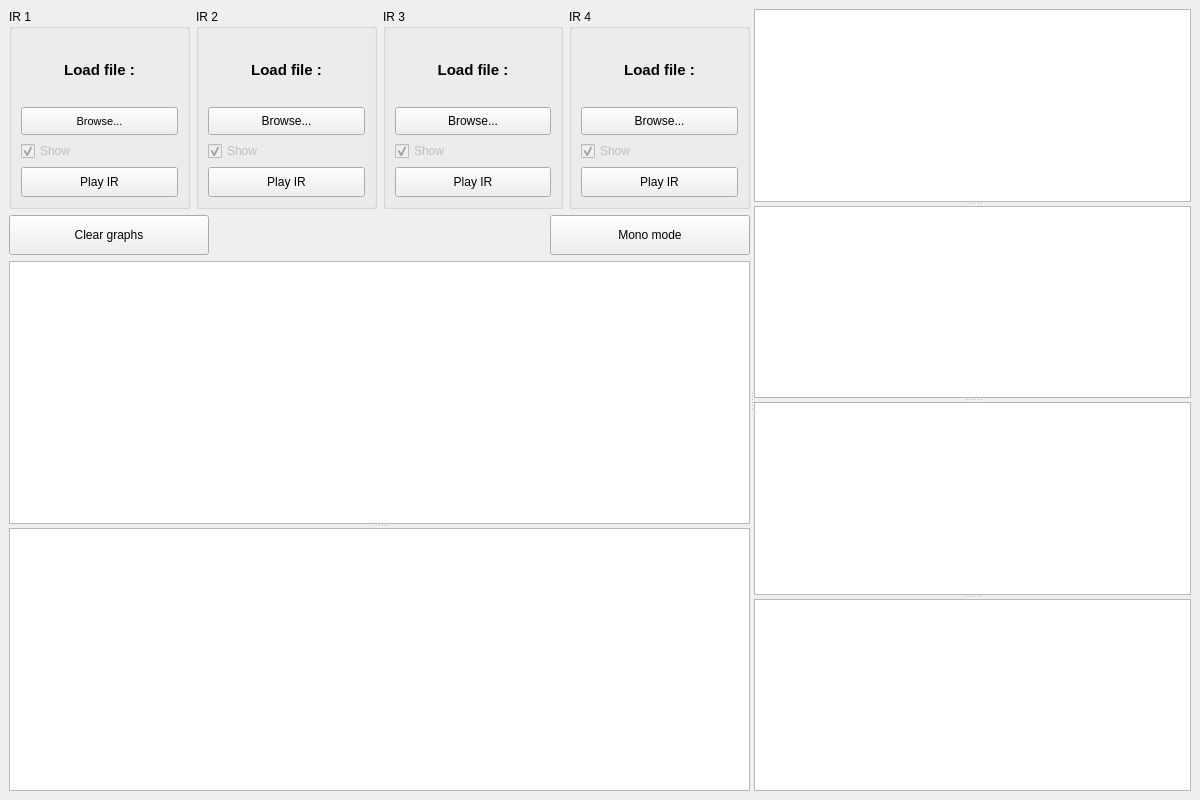
<?xml version="1.0" encoding="UTF-8"?>
<ui version="4.0">
 <class>MainWindow</class>
 <widget class="QMainWindow" name="MainWindow">
  <property name="geometry">
   <rect>
    <x>0</x>
    <y>0</y>
    <width>1200</width>
    <height>800</height>
   </rect>
  </property>
  <property name="minimumSize">
   <size>
    <width>1000</width>
    <height>500</height>
   </size>
  </property>
  <property name="windowTitle">
   <string>IR Visualizer - STEREO MODE</string>
  </property>
  <property name="windowIcon">
   <iconset>
    <normaloff>Visualizer_icon.ico</normaloff>Visualizer_icon.ico</iconset>
  </property>
  <widget class="QWidget" name="centralwidget">
   <property name="minimumSize">
    <size>
     <width>250</width>
     <height>0</height>
    </size>
   </property>
   <layout class="QHBoxLayout" name="horizontalLayout_3">
    <item>
     <widget class="QSplitter" name="splitter_3">
      <property name="orientation">
       <enum>Qt::Horizontal</enum>
      </property>
      <widget class="QWidget" name="">
       <layout class="QVBoxLayout" name="verticalLayout">
        <item>
         <widget class="QWidget" name="widget" native="true">
          <property name="minimumSize">
           <size>
            <width>0</width>
            <height>200</height>
           </size>
          </property>
          <property name="maximumSize">
           <size>
            <width>16777215</width>
            <height>200</height>
           </size>
          </property>
          <layout class="QHBoxLayout" name="horizontalLayout_2">
           <property name="leftMargin">
            <number>0</number>
           </property>
           <property name="topMargin">
            <number>0</number>
           </property>
           <property name="rightMargin">
            <number>0</number>
           </property>
           <property name="bottomMargin">
            <number>0</number>
           </property>
           <item>
            <layout class="QHBoxLayout" name="horizontalLayout" stretch="1,1,1,1">
             <item>
              <widget class="QGroupBox" name="ir1_box">
               <property name="sizePolicy">
                <sizepolicy hsizetype="Preferred" vsizetype="Minimum">
                 <horstretch>0</horstretch>
                 <verstretch>0</verstretch>
                </sizepolicy>
               </property>
               <property name="minimumSize">
                <size>
                 <width>0</width>
                 <height>150</height>
                </size>
               </property>
               <property name="maximumSize">
                <size>
                 <width>16777215</width>
                 <height>16777215</height>
                </size>
               </property>
               <property name="title">
                <string>IR 1</string>
               </property>
               <layout class="QVBoxLayout" name="verticalLayout_6" stretch="0,0,0,0">
                <item>
                 <widget class="QLabel" name="label1">
                  <property name="font">
                   <font>
                    <pointsize>11</pointsize>
                    <weight>75</weight>
                    <bold>true</bold>
                   </font>
                  </property>
                  <property name="text">
                   <string>Load file :</string>
                  </property>
                  <property name="alignment">
                   <set>Qt::AlignCenter</set>
                  </property>
                 </widget>
                </item>
                <item>
                 <widget class="QPushButton" name="ir1_button">
                  <property name="sizePolicy">
                   <sizepolicy hsizetype="Expanding" vsizetype="Fixed">
                    <horstretch>0</horstretch>
                    <verstretch>0</verstretch>
                   </sizepolicy>
                  </property>
                  <property name="minimumSize">
                   <size>
                    <width>0</width>
                    <height>28</height>
                   </size>
                  </property>
                  <property name="font">
                   <font>
                    <pointsize>8</pointsize>
                   </font>
                  </property>
                  <property name="text">
                   <string>Browse...</string>
                  </property>
                 </widget>
                </item>
                <item>
                 <widget class="QCheckBox" name="ir1_check">
                  <property name="enabled">
                   <bool>false</bool>
                  </property>
                  <property name="sizePolicy">
                   <sizepolicy hsizetype="Preferred" vsizetype="Fixed">
                    <horstretch>0</horstretch>
                    <verstretch>0</verstretch>
                   </sizepolicy>
                  </property>
                  <property name="layoutDirection">
                   <enum>Qt::LeftToRight</enum>
                  </property>
                  <property name="text">
                   <string>Show </string>
                  </property>
                  <property name="checked">
                   <bool>true</bool>
                  </property>
                 </widget>
                </item>
                <item>
                 <widget class="QPushButton" name="play1_button">
                  <property name="sizePolicy">
                   <sizepolicy hsizetype="Preferred" vsizetype="Fixed">
                    <horstretch>0</horstretch>
                    <verstretch>0</verstretch>
                   </sizepolicy>
                  </property>
                  <property name="minimumSize">
                   <size>
                    <width>0</width>
                    <height>28</height>
                   </size>
                  </property>
                  <property name="maximumSize">
                   <size>
                    <width>16777215</width>
                    <height>30</height>
                   </size>
                  </property>
                  <property name="text">
                   <string>Play IR</string>
                  </property>
                 </widget>
                </item>
               </layout>
              </widget>
             </item>
             <item>
              <widget class="QGroupBox" name="ir2_box">
               <property name="minimumSize">
                <size>
                 <width>0</width>
                 <height>150</height>
                </size>
               </property>
               <property name="maximumSize">
                <size>
                 <width>16777215</width>
                 <height>16777215</height>
                </size>
               </property>
               <property name="title">
                <string>IR 2</string>
               </property>
               <layout class="QVBoxLayout" name="verticalLayout_7">
                <item>
                 <widget class="QLabel" name="label2">
                  <property name="font">
                   <font>
                    <pointsize>11</pointsize>
                    <weight>75</weight>
                    <bold>true</bold>
                   </font>
                  </property>
                  <property name="text">
                   <string>Load file :</string>
                  </property>
                  <property name="alignment">
                   <set>Qt::AlignCenter</set>
                  </property>
                 </widget>
                </item>
                <item>
                 <widget class="QPushButton" name="ir2_button">
                  <property name="minimumSize">
                   <size>
                    <width>0</width>
                    <height>28</height>
                   </size>
                  </property>
                  <property name="text">
                   <string>Browse...</string>
                  </property>
                 </widget>
                </item>
                <item>
                 <widget class="QCheckBox" name="ir2_check">
                  <property name="enabled">
                   <bool>false</bool>
                  </property>
                  <property name="text">
                   <string>Show </string>
                  </property>
                  <property name="checked">
                   <bool>true</bool>
                  </property>
                 </widget>
                </item>
                <item>
                 <widget class="QPushButton" name="play2_button">
                  <property name="sizePolicy">
                   <sizepolicy hsizetype="Preferred" vsizetype="Fixed">
                    <horstretch>0</horstretch>
                    <verstretch>0</verstretch>
                   </sizepolicy>
                  </property>
                  <property name="minimumSize">
                   <size>
                    <width>0</width>
                    <height>28</height>
                   </size>
                  </property>
                  <property name="maximumSize">
                   <size>
                    <width>16777215</width>
                    <height>30</height>
                   </size>
                  </property>
                  <property name="text">
                   <string>Play IR</string>
                  </property>
                 </widget>
                </item>
               </layout>
              </widget>
             </item>
             <item>
              <widget class="QGroupBox" name="ir3_box">
               <property name="minimumSize">
                <size>
                 <width>0</width>
                 <height>150</height>
                </size>
               </property>
               <property name="maximumSize">
                <size>
                 <width>16777215</width>
                 <height>16777215</height>
                </size>
               </property>
               <property name="title">
                <string>IR 3</string>
               </property>
               <layout class="QVBoxLayout" name="verticalLayout_8">
                <item>
                 <widget class="QLabel" name="label3">
                  <property name="font">
                   <font>
                    <pointsize>11</pointsize>
                    <weight>75</weight>
                    <bold>true</bold>
                   </font>
                  </property>
                  <property name="text">
                   <string>Load file :</string>
                  </property>
                  <property name="alignment">
                   <set>Qt::AlignCenter</set>
                  </property>
                 </widget>
                </item>
                <item>
                 <widget class="QPushButton" name="ir3_button">
                  <property name="minimumSize">
                   <size>
                    <width>0</width>
                    <height>28</height>
                   </size>
                  </property>
                  <property name="text">
                   <string>Browse...</string>
                  </property>
                 </widget>
                </item>
                <item>
                 <widget class="QCheckBox" name="ir3_check">
                  <property name="enabled">
                   <bool>false</bool>
                  </property>
                  <property name="text">
                   <string>Show </string>
                  </property>
                  <property name="checked">
                   <bool>true</bool>
                  </property>
                 </widget>
                </item>
                <item>
                 <widget class="QPushButton" name="play3_button">
                  <property name="sizePolicy">
                   <sizepolicy hsizetype="Preferred" vsizetype="Fixed">
                    <horstretch>0</horstretch>
                    <verstretch>0</verstretch>
                   </sizepolicy>
                  </property>
                  <property name="minimumSize">
                   <size>
                    <width>0</width>
                    <height>28</height>
                   </size>
                  </property>
                  <property name="maximumSize">
                   <size>
                    <width>16777215</width>
                    <height>30</height>
                   </size>
                  </property>
                  <property name="text">
                   <string>Play IR</string>
                  </property>
                 </widget>
                </item>
               </layout>
              </widget>
             </item>
             <item>
              <widget class="QGroupBox" name="ir4_box">
               <property name="minimumSize">
                <size>
                 <width>0</width>
                 <height>150</height>
                </size>
               </property>
               <property name="maximumSize">
                <size>
                 <width>16777215</width>
                 <height>1677215</height>
                </size>
               </property>
               <property name="title">
                <string>IR 4</string>
               </property>
               <layout class="QVBoxLayout" name="verticalLayout_9">
                <item>
                 <widget class="QLabel" name="label4">
                  <property name="font">
                   <font>
                    <pointsize>11</pointsize>
                    <weight>75</weight>
                    <bold>true</bold>
                   </font>
                  </property>
                  <property name="text">
                   <string>Load file :</string>
                  </property>
                  <property name="alignment">
                   <set>Qt::AlignCenter</set>
                  </property>
                 </widget>
                </item>
                <item>
                 <widget class="QPushButton" name="ir4_button">
                  <property name="minimumSize">
                   <size>
                    <width>0</width>
                    <height>28</height>
                   </size>
                  </property>
                  <property name="text">
                   <string>Browse...</string>
                  </property>
                 </widget>
                </item>
                <item>
                 <widget class="QCheckBox" name="ir4_check">
                  <property name="enabled">
                   <bool>false</bool>
                  </property>
                  <property name="text">
                   <string>Show </string>
                  </property>
                  <property name="checked">
                   <bool>true</bool>
                  </property>
                 </widget>
                </item>
                <item>
                 <widget class="QPushButton" name="play4_button">
                  <property name="sizePolicy">
                   <sizepolicy hsizetype="Preferred" vsizetype="Fixed">
                    <horstretch>0</horstretch>
                    <verstretch>0</verstretch>
                   </sizepolicy>
                  </property>
                  <property name="minimumSize">
                   <size>
                    <width>0</width>
                    <height>28</height>
                   </size>
                  </property>
                  <property name="maximumSize">
                   <size>
                    <width>16777215</width>
                    <height>30</height>
                   </size>
                  </property>
                  <property name="text">
                   <string>Play IR</string>
                  </property>
                 </widget>
                </item>
               </layout>
              </widget>
             </item>
            </layout>
           </item>
          </layout>
         </widget>
        </item>
        <item>
         <layout class="QHBoxLayout" name="horizontalLayout2">
          <item>
           <widget class="QPushButton" name="clear_button">
            <property name="minimumSize">
             <size>
              <width>200</width>
              <height>40</height>
             </size>
            </property>
            <property name="maximumSize">
             <size>
              <width>200</width>
              <height>16777215</height>
             </size>
            </property>
            <property name="text">
             <string>Clear graphs</string>
            </property>
           </widget>
          </item>
          <item>
           <widget class="QLabel" name="label">
            <property name="text">
             <string/>
            </property>
           </widget>
          </item>
          <item>
           <widget class="QPushButton" name="mono_button">
            <property name="minimumSize">
             <size>
              <width>200</width>
              <height>40</height>
             </size>
            </property>
            <property name="maximumSize">
             <size>
              <width>200</width>
              <height>16777215</height>
             </size>
            </property>
            <property name="text">
             <string>Mono mode</string>
            </property>
           </widget>
          </item>
         </layout>
        </item>
        <item>
         <widget class="QSplitter" name="splitter">
          <property name="orientation">
           <enum>Qt::Vertical</enum>
          </property>
          <widget class="PlotWidget" name="temporal_plot"/>
          <widget class="PlotWidget" name="spectral_plot"/>
         </widget>
        </item>
       </layout>
      </widget>
      <widget class="QSplitter" name="splitter_2">
       <property name="orientation">
        <enum>Qt::Vertical</enum>
       </property>
       <widget class="PlotWidget" name="spectro_plot1">
        <property name="minimumSize">
         <size>
          <width>250</width>
          <height>0</height>
         </size>
        </property>
       </widget>
       <widget class="PlotWidget" name="spectro_plot2">
        <property name="minimumSize">
         <size>
          <width>250</width>
          <height>0</height>
         </size>
        </property>
       </widget>
       <widget class="PlotWidget" name="spectro_plot3">
        <property name="minimumSize">
         <size>
          <width>250</width>
          <height>0</height>
         </size>
        </property>
       </widget>
       <widget class="PlotWidget" name="spectro_plot4">
        <property name="minimumSize">
         <size>
          <width>250</width>
          <height>0</height>
         </size>
        </property>
       </widget>
      </widget>
     </widget>
    </item>
   </layout>
  </widget>
 </widget>
 <customwidgets>
  <customwidget>
   <class>PlotWidget</class>
   <extends>QGraphicsView</extends>
   <header>pyqtgraph</header>
  </customwidget>
 </customwidgets>
 <resources/>
 <connections/>
</ui>
